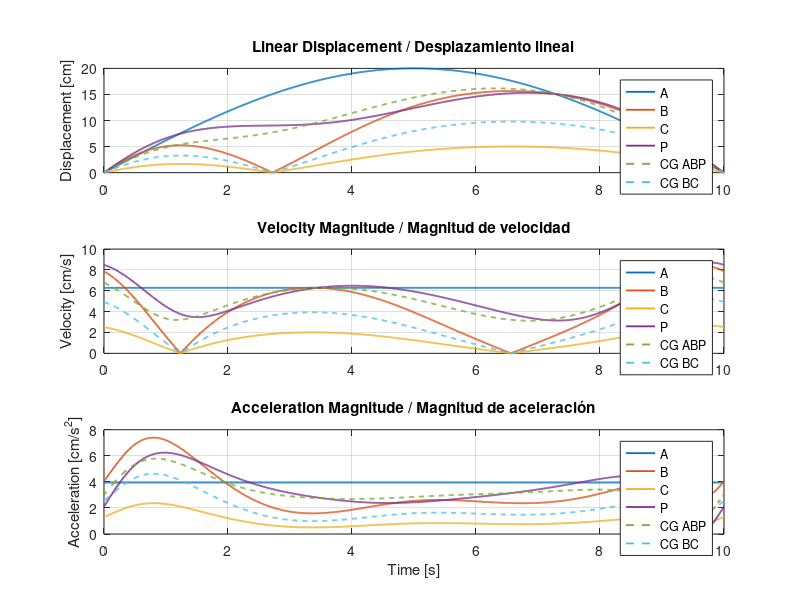
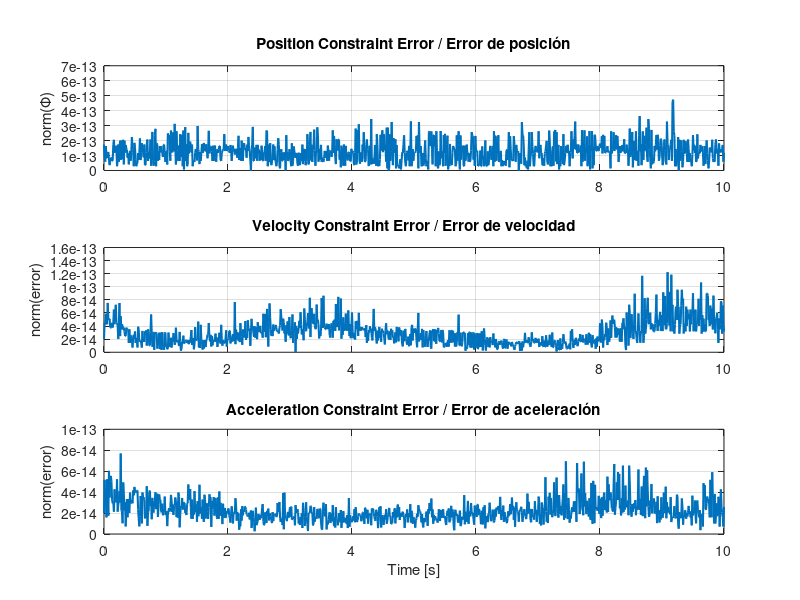
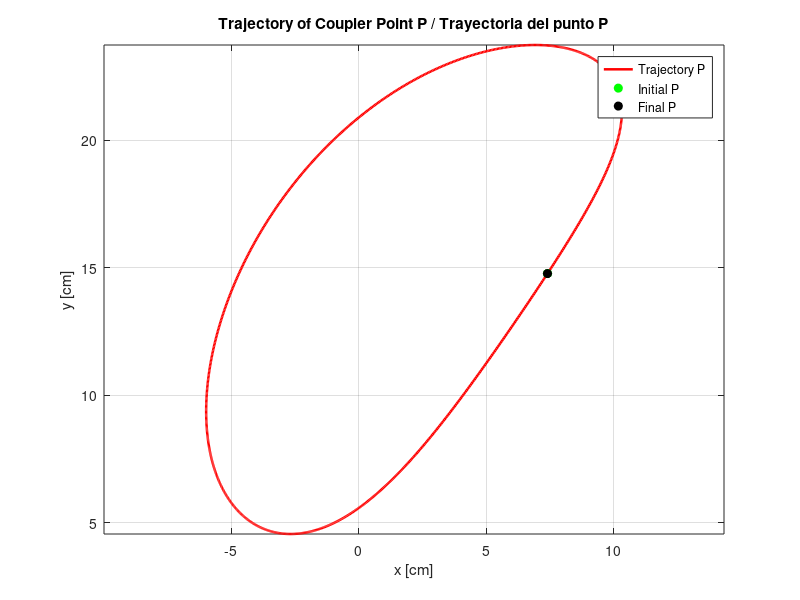
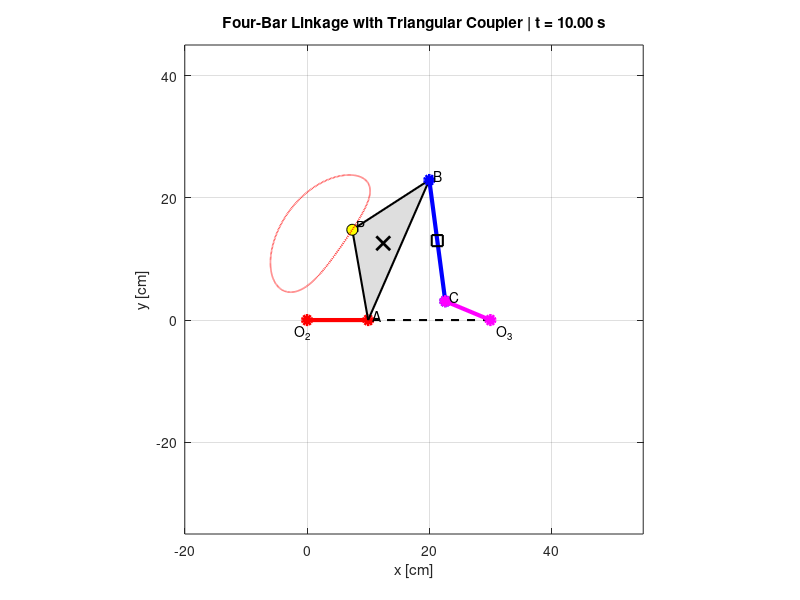

MATLAB code for these plots, in order:
% =========================================================================
% FOUR-BAR LINKAGE WITH TRIANGULAR COUPLER
% ANÁLISIS CINEMÁTICO CON MATLAB ONLINE
%
% Mecanismo:
% O2A  = Manivela de entrada
% ABP  = Acoplador triangular
% BC   = Barra secundaria
% CO3  = Balancín/pivote de salida
%
% Resolución:
% - Posición mediante Newton-Raphson
% - Velocidad mediante matriz Jacobiana
% - Aceleración mediante matriz Jacobiana
% - Animación y gráficas
% =========================================================================

clc; clear; close all;

% -------------------------------------------------------------------------
% 1. PARÁMETROS GEOMÉTRICOS
% -------------------------------------------------------------------------

% Longitudes [cm]
L_O2O3 = 30;      % Ground link O2O3
L_O2A  = 10;      % Crank O2A
L_AB   = 25;      % Base del triángulo AB
L_AP   = 15;      % Lado AP del triángulo
L_BP   = 15;      % Lado BP del triángulo
L_BC   = 20;      % Barra secundaria BC
L_O3C  = 8;       % Barra pivotante O3C

% -------------------------------------------------------------------------
% NOTA AL PROFESOR:
% El enunciado da BC y O3C, pero no da el ángulo entre ellas.
% Para cerrar el mecanismo, se introduce una distancia efectiva O3B.
% Esto equivale a considerar que BC y O3C forman un balancín compuesto
% rígido. Sin este parametro no hemos conseguido que Matlab compute cxorrectamente.
% -------------------------------------------------------------------------

L_O3B = 25;       % [cm] Hipótesis geométrica para cerrar el mecanismo

% Pivotes fijos
O2 = [0; 0];
O3 = [L_O2O3; 0];

% -------------------------------------------------------------------------
% 2. PARÁMETROS TEMPORALES Y MOVIMIENTO DE ENTRADA
% -------------------------------------------------------------------------

dt = 0.01;          % [s] Paso de tiempo
t_end = 10;         % [s] Tiempo final
t_vec = 0:dt:t_end; % Para obtener solo una rotación en el tiempod definido
n = length(t_vec);

theta0 = 0;         % [rad] Ángulo inicial de la manivela
omega = 2*pi/t_end; % [rad/s] Una vuelta completa en t_end segundos
theta_ddot = 0;     % [rad/s^2] Velocidad angular constante

% Newton-Raphson
tol = 1e-10;
max_iter = 50;

% -------------------------------------------------------------------------
% 3. CÁLCULO DE LA POSICIÓN INICIAL
% -------------------------------------------------------------------------

theta = theta0;

% Punto A inicial
A0 = O2 + L_O2A*[cos(theta); sin(theta)];

% -------------------------------------------------------------------------
% Intersección de círculos para obtener B inicial
% Círculo 1: centro A0, radio AB
% Círculo 2: centro O3, radio O3B
% -------------------------------------------------------------------------

C0 = A0;
r0 = L_AB;
C1 = O3;
r1 = L_O3B;

d = norm(C1 - C0);
a = (r0^2 - r1^2 + d^2)/(2*d);
h = sqrt(max(r0^2 - a^2, 0));

ex = (C1 - C0)/d;
ey = [-ex(2); ex(1)];
Pmid = C0 + a*ex;

B_sol1 = Pmid + h*ey;
B_sol2 = Pmid - h*ey;

% Elegimos la solución superior
if B_sol1(2) >= B_sol2(2)
    B0 = B_sol1;
else
    B0 = B_sol2;
end

% -------------------------------------------------------------------------
% Intersección de círculos para obtener C inicial
% Círculo 1: centro O3, radio O3C
% Círculo 2: centro B0, radio BC
% -------------------------------------------------------------------------

C0 = O3;
r0 = L_O3C;
C1 = B0;
r1 = L_BC;

d = norm(C1 - C0);
a = (r0^2 - r1^2 + d^2)/(2*d);
h = sqrt(max(r0^2 - a^2, 0));

ex = (C1 - C0)/d;
ey = [-ex(2); ex(1)];
Pmid = C0 + a*ex;

C_sol1 = Pmid + h*ey;
C_sol2 = Pmid - h*ey;

% Elegimos la solución más cercana a la zona izquierda de O3
if C_sol1(1) <= C_sol2(1)
    C0_point = C_sol1;
else
    C0_point = C_sol2;
end

% -------------------------------------------------------------------------
% Intersección de círculos para obtener P inicial
% Círculo 1: centro A0, radio AP
% Círculo 2: centro B0, radio BP
% -------------------------------------------------------------------------

C0 = A0;
r0 = L_AP;
C1 = B0;
r1 = L_BP;

d = norm(C1 - C0);
a = (r0^2 - r1^2 + d^2)/(2*d);
h = sqrt(max(r0^2 - a^2, 0));

ex = (C1 - C0)/d;
ey = [-ex(2); ex(1)];
Pmid = C0 + a*ex;

P_sol1 = Pmid + h*ey;
P_sol2 = Pmid - h*ey;

% Elegimos la solución izquierda para que el triángulo sea visible
if P_sol1(1) <= P_sol2(1)
    P0 = P_sol1;
else
    P0 = P_sol2;
end

% Vector de coordenadas generalizadas
% q = [xA; yA; xB; yB; xC; yC; xP; yP]
q = [A0; B0; C0_point; P0];

% -------------------------------------------------------------------------
% 4. PREASIGNACIÓN DE HISTORIALES
% -------------------------------------------------------------------------

A_pos = zeros(n,2);    B_pos = zeros(n,2);
C_pos = zeros(n,2);    P_pos = zeros(n,2);
Gtri_pos = zeros(n,2); Gbc_pos = zeros(n,2);

A_vel = zeros(n,2);    B_vel = zeros(n,2);
C_vel = zeros(n,2);    P_vel = zeros(n,2);
Gtri_vel = zeros(n,2); Gbc_vel = zeros(n,2);

A_acc = zeros(n,2);    B_acc = zeros(n,2);
C_acc = zeros(n,2);    P_acc = zeros(n,2);
Gtri_acc = zeros(n,2); Gbc_acc = zeros(n,2);

err_pos = zeros(n,1);
err_vel = zeros(n,1);
err_acc = zeros(n,1);

% -------------------------------------------------------------------------
% 5. BUCLE PRINCIPAL DE SIMULACIÓN CINEMÁTICA
% -------------------------------------------------------------------------

for i = 1:n

    t = t_vec(i);

    % Movimiento impuesto de la manivela
    theta = theta0 + omega*t;
    theta_dot = omega;

    % ---------------------------------------------------------------------
    % 5.1 NEWTON-RAPHSON PARA POSICIÓN
    % ---------------------------------------------------------------------

    error_NR = 1;
    iter = 0;

    while error_NR > tol && iter < max_iter

        % Extraer coordenadas
        A = q(1:2);
        B = q(3:4);
        C = q(5:6);
        P = q(7:8);

        % Vector de restricciones Phi
        Phi = zeros(8,1);

        % Restricciones de la manivela O2A
        Phi(1) = A(1) - (O2(1) + L_O2A*cos(theta));
        Phi(2) = A(2) - (O2(2) + L_O2A*sin(theta));

        % Restricción de longitud AB
        Phi(3) = (B-A)'*(B-A) - L_AB^2;

        % Restricción de cierre del balancín compuesto O3B
        Phi(4) = (B-O3)'*(B-O3) - L_O3B^2;

        % Restricción de longitud BC
        Phi(5) = (C-B)'*(C-B) - L_BC^2;

        % Restricción de longitud O3C
        Phi(6) = (C-O3)'*(C-O3) - L_O3C^2;

        % Restricciones del triángulo AP y BP
        Phi(7) = (P-A)'*(P-A) - L_AP^2;
        Phi(8) = (P-B)'*(P-B) - L_BP^2;

        % Matriz Jacobiana Phi_q
        Phi_q = zeros(8,8);

        % Phi 1
        Phi_q(1,1) = 1;

        % Phi 2
        Phi_q(2,2) = 1;

        % Phi 3: AB
        Phi_q(3,1:2) = -2*(B-A)';
        Phi_q(3,3:4) =  2*(B-A)';

        % Phi 4: O3B
        Phi_q(4,3:4) = 2*(B-O3)';

        % Phi 5: BC
        Phi_q(5,3:4) = -2*(C-B)';
        Phi_q(5,5:6) =  2*(C-B)';

        % Phi 6: O3C
        Phi_q(6,5:6) = 2*(C-O3)';

        % Phi 7: AP
        Phi_q(7,1:2) = -2*(P-A)';
        Phi_q(7,7:8) =  2*(P-A)';

        % Phi 8: BP
        Phi_q(8,3:4) = -2*(P-B)';
        Phi_q(8,7:8) =  2*(P-B)';

        % Corrección de Newton-Raphson
        dq = -Phi_q \ Phi;
        q = q + dq;

        error_NR = norm(dq);
        iter = iter + 1;

    end

    % Recalcular restricciones con la posición ya convergida
    A = q(1:2);
    B = q(3:4);
    C = q(5:6);
    P = q(7:8);

    Phi = zeros(8,1);

    Phi(1) = A(1) - (O2(1) + L_O2A*cos(theta));
    Phi(2) = A(2) - (O2(2) + L_O2A*sin(theta));
    Phi(3) = (B-A)'*(B-A) - L_AB^2;
    Phi(4) = (B-O3)'*(B-O3) - L_O3B^2;
    Phi(5) = (C-B)'*(C-B) - L_BC^2;
    Phi(6) = (C-O3)'*(C-O3) - L_O3C^2;
    Phi(7) = (P-A)'*(P-A) - L_AP^2;
    Phi(8) = (P-B)'*(P-B) - L_BP^2;

    Phi_q = zeros(8,8);

    Phi_q(1,1) = 1;
    Phi_q(2,2) = 1;

    Phi_q(3,1:2) = -2*(B-A)';
    Phi_q(3,3:4) =  2*(B-A)';

    Phi_q(4,3:4) = 2*(B-O3)';

    Phi_q(5,3:4) = -2*(C-B)';
    Phi_q(5,5:6) =  2*(C-B)';

    Phi_q(6,5:6) = 2*(C-O3)';

    Phi_q(7,1:2) = -2*(P-A)';
    Phi_q(7,7:8) =  2*(P-A)';

    Phi_q(8,3:4) = -2*(P-B)';
    Phi_q(8,7:8) =  2*(P-B)';

    % ---------------------------------------------------------------------
    % 5.2 ANÁLISIS DE VELOCIDAD
    % Phi_q*q_dot = -Phi_t
    % ---------------------------------------------------------------------

    Phi_t = zeros(8,1);

    % Derivadas temporales de las restricciones de entrada
    Phi_t(1) = L_O2A * theta_dot * sin(theta);
    Phi_t(2) = -L_O2A * theta_dot * cos(theta);

    q_dot = Phi_q \ (-Phi_t);

    A_d = q_dot(1:2);
    B_d = q_dot(3:4);
    C_d = q_dot(5:6);
    P_d = q_dot(7:8);

    % ---------------------------------------------------------------------
    % 5.3 ANÁLISIS DE ACELERACIÓN
    % Phi_q*q_ddot = RHS_acc
    % ---------------------------------------------------------------------

    RHS_acc = zeros(8,1);

    % Restricciones de entrada
    RHS_acc(1) = -L_O2A*(theta_ddot*sin(theta) + theta_dot^2*cos(theta));
    RHS_acc(2) =  L_O2A*(theta_ddot*cos(theta) - theta_dot^2*sin(theta));

    % Términos centrípetos de las restricciones de distancia
    RHS_acc(3) = -2*((B_d - A_d)'*(B_d - A_d));
    RHS_acc(4) = -2*(B_d'*B_d);

    RHS_acc(5) = -2*((C_d - B_d)'*(C_d - B_d));
    RHS_acc(6) = -2*(C_d'*C_d);

    RHS_acc(7) = -2*((P_d - A_d)'*(P_d - A_d));
    RHS_acc(8) = -2*((P_d - B_d)'*(P_d - B_d));

    q_ddot = Phi_q \ RHS_acc;

    A_dd = q_ddot(1:2);
    B_dd = q_ddot(3:4);
    C_dd = q_ddot(5:6);
    P_dd = q_ddot(7:8);

    % ---------------------------------------------------------------------
    % 5.4 CENTROS DE GRAVEDAD
    % ---------------------------------------------------------------------

    Gtri = (A + B + P)/3;     % Centroide del triángulo ABP
    Gbc = (B + C)/2;          % Centro de gravedad de BC

    Gtri_d = (A_d + B_d + P_d)/3;
    Gbc_d = (B_d + C_d)/2;

    Gtri_dd = (A_dd + B_dd + P_dd)/3;
    Gbc_dd = (B_dd + C_dd)/2;

    % ---------------------------------------------------------------------
    % 5.5 GUARDAR RESULTADOS
    % ---------------------------------------------------------------------

    A_pos(i,:) = A';
    B_pos(i,:) = B';
    C_pos(i,:) = C';
    P_pos(i,:) = P';

    Gtri_pos(i,:) = Gtri';
    Gbc_pos(i,:) = Gbc';

    A_vel(i,:) = A_d';
    B_vel(i,:) = B_d';
    C_vel(i,:) = C_d';
    P_vel(i,:) = P_d';

    Gtri_vel(i,:) = Gtri_d';
    Gbc_vel(i,:) = Gbc_d';

    A_acc(i,:) = A_dd';
    B_acc(i,:) = B_dd';
    C_acc(i,:) = C_dd';
    P_acc(i,:) = P_dd';

    Gtri_acc(i,:) = Gtri_dd';
    Gbc_acc(i,:) = Gbc_dd';

    % Errores numéricos
    err_pos(i) = norm(Phi);
    err_vel(i) = norm(Phi_q*q_dot + Phi_t);
    err_acc(i) = norm(Phi_q*q_ddot - RHS_acc);

end

% -------------------------------------------------------------------------
% 6. MAGNITUDES PARA REPRESENTACIÓN GRÁFICA
% -------------------------------------------------------------------------

% Desplazamiento lineal respecto a la posición inicial
A_disp = sqrt(sum((A_pos - A_pos(1,:)).^2, 2));
B_disp = sqrt(sum((B_pos - B_pos(1,:)).^2, 2));
C_disp = sqrt(sum((C_pos - C_pos(1,:)).^2, 2));
P_disp = sqrt(sum((P_pos - P_pos(1,:)).^2, 2));
Gtri_disp = sqrt(sum((Gtri_pos - Gtri_pos(1,:)).^2, 2));
Gbc_disp = sqrt(sum((Gbc_pos - Gbc_pos(1,:)).^2, 2));

% Velocidades
A_vel_mag = sqrt(sum(A_vel.^2, 2));
B_vel_mag = sqrt(sum(B_vel.^2, 2));
C_vel_mag = sqrt(sum(C_vel.^2, 2));
P_vel_mag = sqrt(sum(P_vel.^2, 2));
Gtri_vel_mag = sqrt(sum(Gtri_vel.^2, 2));
Gbc_vel_mag = sqrt(sum(Gbc_vel.^2, 2));

% Aceleraciones
A_acc_mag = sqrt(sum(A_acc.^2, 2));
B_acc_mag = sqrt(sum(B_acc.^2, 2));
C_acc_mag = sqrt(sum(C_acc.^2, 2));
P_acc_mag = sqrt(sum(P_acc.^2, 2));
Gtri_acc_mag = sqrt(sum(Gtri_acc.^2, 2));
Gbc_acc_mag = sqrt(sum(Gbc_acc.^2, 2));

% -------------------------------------------------------------------------
% 7. GRÁFICAS DE DESPLAZAMIENTO, VELOCIDAD Y ACELERACIÓN
% -------------------------------------------------------------------------

figure('Color','w','Units','normalized','Position',[0.1 0.1 0.8 0.75]);

subplot(3,1,1);
plot(t_vec, A_disp, 'LineWidth', 1.3); hold on;
plot(t_vec, B_disp, 'LineWidth', 1.3);
plot(t_vec, C_disp, 'LineWidth', 1.3);
plot(t_vec, P_disp, 'LineWidth', 1.3);
plot(t_vec, Gtri_disp, '--', 'LineWidth', 1.3);
plot(t_vec, Gbc_disp, '--', 'LineWidth', 1.3);
grid on;
title('Linear Displacement / Desplazamiento lineal');
ylabel('Displacement [cm]');
legend('A','B','C','P','CG ABP','CG BC','Location','best');

subplot(3,1,2);
plot(t_vec, A_vel_mag, 'LineWidth', 1.3); hold on;
plot(t_vec, B_vel_mag, 'LineWidth', 1.3);
plot(t_vec, C_vel_mag, 'LineWidth', 1.3);
plot(t_vec, P_vel_mag, 'LineWidth', 1.3);
plot(t_vec, Gtri_vel_mag, '--', 'LineWidth', 1.3);
plot(t_vec, Gbc_vel_mag, '--', 'LineWidth', 1.3);
grid on;
title('Velocity Magnitude / Magnitud de velocidad');
ylabel('Velocity [cm/s]');
legend('A','B','C','P','CG ABP','CG BC','Location','best');

subplot(3,1,3);
plot(t_vec, A_acc_mag, 'LineWidth', 1.3); hold on;
plot(t_vec, B_acc_mag, 'LineWidth', 1.3);
plot(t_vec, C_acc_mag, 'LineWidth', 1.3);
plot(t_vec, P_acc_mag, 'LineWidth', 1.3);
plot(t_vec, Gtri_acc_mag, '--', 'LineWidth', 1.3);
plot(t_vec, Gbc_acc_mag, '--', 'LineWidth', 1.3);
grid on;
title('Acceleration Magnitude / Magnitud de aceleración');
ylabel('Acceleration [cm/s^2]');
xlabel('Time [s]');
legend('A','B','C','P','CG ABP','CG BC','Location','best');

% -------------------------------------------------------------------------
% 8. GRÁFICAS DE ERRORES NUMÉRICOS
% -------------------------------------------------------------------------

figure('Color','w','Units','normalized','Position',[0.15 0.15 0.7 0.6]);

subplot(3,1,1);
plot(t_vec, err_pos, 'LineWidth', 1.5);
grid on;
title('Position Constraint Error / Error de posición');
ylabel('norm(\Phi)');

subplot(3,1,2);
plot(t_vec, err_vel, 'LineWidth', 1.5);
grid on;
title('Velocity Constraint Error / Error de velocidad');
ylabel('norm(error)');

subplot(3,1,3);
plot(t_vec, err_acc, 'LineWidth', 1.5);
grid on;
title('Acceleration Constraint Error / Error de aceleración');
ylabel('norm(error)');
xlabel('Time [s]');

% -------------------------------------------------------------------------
% 9. TRAYECTORIA DEL PUNTO P
% -------------------------------------------------------------------------

figure('Color','w');
plot(P_pos(:,1), P_pos(:,2), 'r', 'LineWidth', 1.8); hold on;
plot(P_pos(1,1), P_pos(1,2), 'go', 'MarkerFaceColor','g');
plot(P_pos(end,1), P_pos(end,2), 'ko', 'MarkerFaceColor','k');
grid on; axis equal;
title('Trajectory of Coupler Point P / Trayectoria del punto P');
xlabel('x [cm]');
ylabel('y [cm]');
legend('Trajectory P','Initial P','Final P','Location','best');

% -------------------------------------------------------------------------
% 10. ANIMACIÓN DEL MECANISMO
% -------------------------------------------------------------------------

figure('Color','w','Units','normalized','Position',[0.15 0.1 0.7 0.75]);

skip = 8;   % Para que MATLAB Online no vaya demasiado lento

for i = 1:skip:n

    A = A_pos(i,:)';
    B = B_pos(i,:)';
    C = C_pos(i,:)';
    P = P_pos(i,:)';
    Gtri = Gtri_pos(i,:)';
    Gbc = Gbc_pos(i,:)';

    clf;

    % Base fija O2O3
    plot([O2(1) O3(1)], [O2(2) O3(2)], 'k--', 'LineWidth', 1.5); 
    hold on;

    % Manivela O2A
    plot([O2(1) A(1)], [O2(2) A(2)], '-or', ...
        'LineWidth', 3, 'MarkerFaceColor','r');

    % Acoplador triangular ABP
    patch([A(1) B(1) P(1)], [A(2) B(2) P(2)], [0.8 0.8 0.8], ...
        'FaceAlpha', 0.65, 'EdgeColor', 'k', 'LineWidth', 1.5);

    % Barra secundaria BC
    plot([B(1) C(1)], [B(2) C(2)], '-ob', ...
        'LineWidth', 3, 'MarkerFaceColor','b');

    % Barra pivotante CO3
    plot([C(1) O3(1)], [C(2) O3(2)], '-om', ...
        'LineWidth', 3, 'MarkerFaceColor','m');

    % Punto P
    plot(P(1), P(2), 'ko', 'MarkerFaceColor','y', 'MarkerSize', 8);

    % Centros de gravedad
    plot(Gtri(1), Gtri(2), 'kx', 'MarkerSize', 10, 'LineWidth', 2);
    plot(Gbc(1), Gbc(2), 'ks', 'MarkerSize', 8, 'LineWidth', 1.5);

    % Trayectoria de P
    plot(P_pos(1:i,1), P_pos(1:i,2), 'r:', 'LineWidth', 1.2);

    % Etiquetas
    text(O2(1)-2, O2(2)-2, 'O_2');
    text(O3(1)+1, O3(2)-2, 'O_3');
    text(A(1)+0.7, A(2)+0.7, 'A');
    text(B(1)+0.7, B(2)+0.7, 'B');
    text(C(1)+0.7, C(2)+0.7, 'C');
    text(P(1)+0.7, P(2)+0.7, 'P');

    axis equal;
    grid on;
    xlim([-20 55]);
    ylim([-35 45]);
    xlabel('x [cm]');
    ylabel('y [cm]');

    title(['Four-Bar Linkage with Triangular Coupler | t = ', ...
        num2str(t_vec(i),'%.2f'), ' s']);

    drawnow;

end
